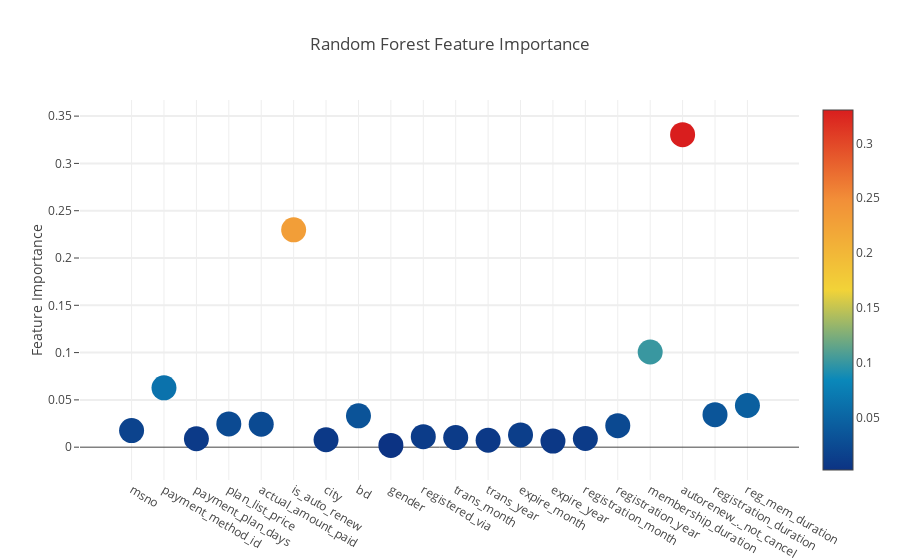
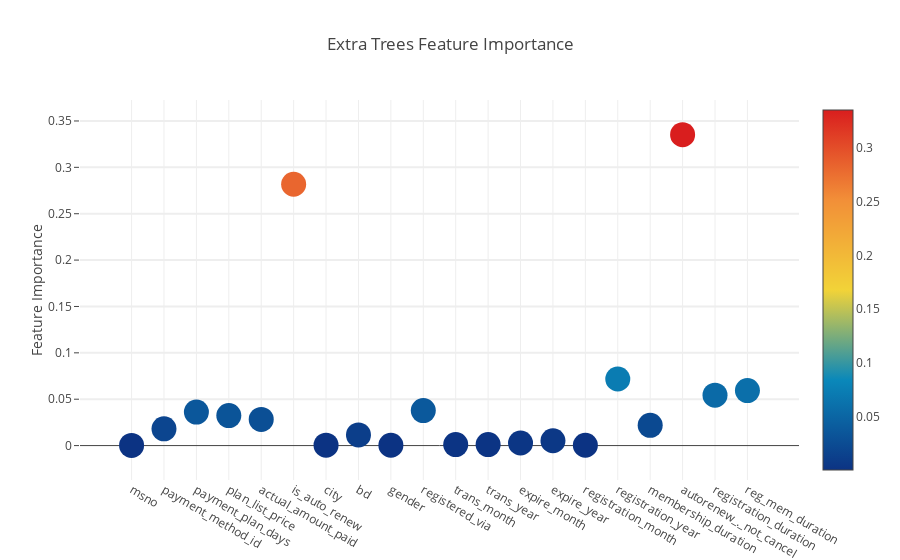
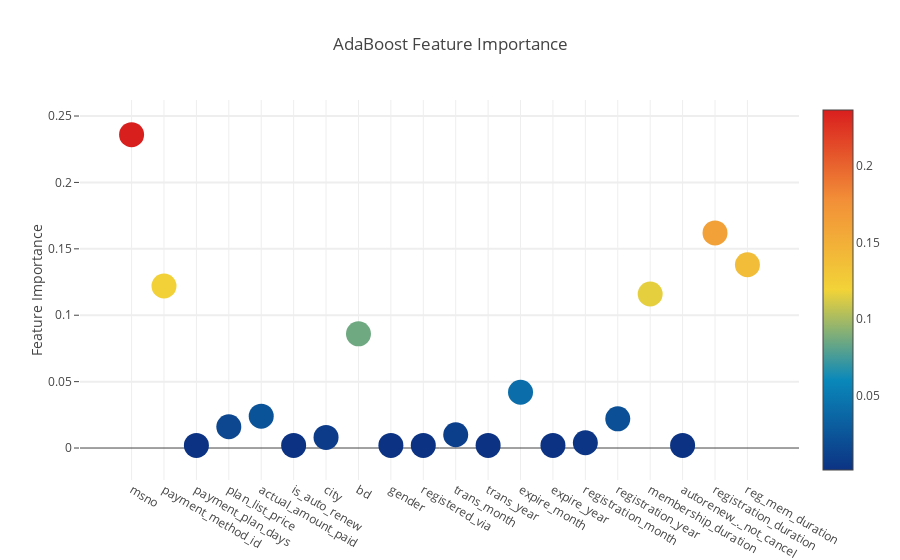
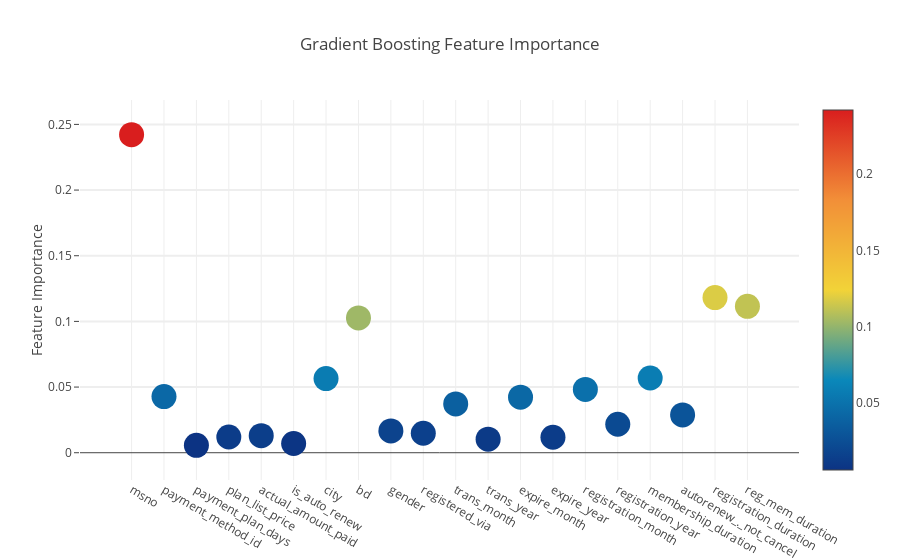

Write notebook code for charts like these, in order.
### Code cell
# Scatter plot 
trace = go.Scatter(
    y = feature_dataframe['Random Forest feature importances'].values,
    x = feature_dataframe['features'].values,
    mode='markers',
    marker=dict(
        sizemode = 'diameter',
        sizeref = 1,
        size = 25,
#       size= feature_dataframe['AdaBoost feature importances'].values,
        #color = np.random.randn(500), #set color equal to a variable
        color = feature_dataframe['Random Forest feature importances'].values,
        colorscale='Portland',
        showscale=True
    ),
    text = feature_dataframe['features'].values
)
data = [trace]

layout= go.Layout(
    autosize= True,
    title= 'Random Forest Feature Importance',
    hovermode= 'closest',
#     xaxis= dict(
#         title= 'Pop',
#         ticklen= 5,
#         zeroline= False,
#         gridwidth= 2,
#     ),
    yaxis=dict(
        title= 'Feature Importance',
        ticklen= 5,
        gridwidth= 2
    ),
    showlegend= False
)
fig = go.Figure(data=data, layout=layout)
py.iplot(fig,filename='scatter2010')

# Scatter plot 
trace = go.Scatter(
    y = feature_dataframe['Extra Trees  feature importances'].values,
    x = feature_dataframe['features'].values,
    mode='markers',
    marker=dict(
        sizemode = 'diameter',
        sizeref = 1,
        size = 25,
#       size= feature_dataframe['AdaBoost feature importances'].values,
        #color = np.random.randn(500), #set color equal to a variable
        color = feature_dataframe['Extra Trees  feature importances'].values,
        colorscale='Portland',
        showscale=True
    ),
    text = feature_dataframe['features'].values
)
data = [trace]

layout= go.Layout(
    autosize= True,
    title= 'Extra Trees Feature Importance',
    hovermode= 'closest',
#     xaxis= dict(
#         title= 'Pop',
#         ticklen= 5,
#         zeroline= False,
#         gridwidth= 2,
#     ),
    yaxis=dict(
        title= 'Feature Importance',
        ticklen= 5,
        gridwidth= 2
    ),
    showlegend= False
)
fig = go.Figure(data=data, layout=layout)
py.iplot(fig,filename='scatter2010')

# Scatter plot 
trace = go.Scatter(
    y = feature_dataframe['AdaBoost feature importances'].values,
    x = feature_dataframe['features'].values,
    mode='markers',
    marker=dict(
        sizemode = 'diameter',
        sizeref = 1,
        size = 25,
#       size= feature_dataframe['AdaBoost feature importances'].values,
        #color = np.random.randn(500), #set color equal to a variable
        color = feature_dataframe['AdaBoost feature importances'].values,
        colorscale='Portland',
        showscale=True
    ),
    text = feature_dataframe['features'].values
)
data = [trace]

layout= go.Layout(
    autosize= True,
    title= 'AdaBoost Feature Importance',
    hovermode= 'closest',
#     xaxis= dict(
#         title= 'Pop',
#         ticklen= 5,
#         zeroline= False,
#         gridwidth= 2,
#     ),
    yaxis=dict(
        title= 'Feature Importance',
        ticklen= 5,
        gridwidth= 2
    ),
    showlegend= False
)
fig = go.Figure(data=data, layout=layout)
py.iplot(fig,filename='scatter2010')

# Scatter plot 
trace = go.Scatter(
    y = feature_dataframe['Gradient Boost feature importances'].values,
    x = feature_dataframe['features'].values,
    mode='markers',
    marker=dict(
        sizemode = 'diameter',
        sizeref = 1,
        size = 25,
#       size= feature_dataframe['AdaBoost feature importances'].values,
        #color = np.random.randn(500), #set color equal to a variable
        color = feature_dataframe['Gradient Boost feature importances'].values,
        colorscale='Portland',
        showscale=True
    ),
    text = feature_dataframe['features'].values
)
data = [trace]

layout= go.Layout(
    autosize= True,
    title= 'Gradient Boosting Feature Importance',
    hovermode= 'closest',
#     xaxis= dict(
#         title= 'Pop',
#         ticklen= 5,
#         zeroline= False,
#         gridwidth= 2,
#     ),
    yaxis=dict(
        title= 'Feature Importance',
        ticklen= 5,
        gridwidth= 2
    ),
    showlegend= False
)
fig = go.Figure(data=data, layout=layout)
py.iplot(fig,filename='scatter2010')

### Figure 1 — Plotly figure (JSON) as saved in the notebook; plotly's stock layout.template omitted (floating-point values rounded to 4 significant figures)
{"data": [{"marker": {"color": [0.01757, 0.06273, 0.00888, 0.0246, 0.02426, 0.2298, 0.007879, 0.03311, 0.001913, 0.01109, 0.01011, 0.007303, 0.01296, 0.006446, 0.009184, 0.02272, 0.1006, 0.3304, 0.03434, 0.04407], "colorscale": "Portland", "showscale": true, "size": 25, "sizemode": "diameter", "sizeref": 1}, "mode": "markers", "text": ["msno", "payment_method_id", "payment_plan_days", "plan_list_price", "actual_amount_paid", "is_auto_renew", "city", "bd", "gender", "registered_via", "trans_month", "trans_year", "expire_month", "expire_year", "registration_month", "registration_year", "membership_duration", "autorenew_._not_cancel", "registration_duration", "reg_mem_duration"], "type": "scatter", "x": ["msno", "payment_method_id", "payment_plan_days", "plan_list_price", "actual_amount_paid", "is_auto_renew", "city", "bd", "gender", "registered_via", "trans_month", "trans_year", "expire_month", "expire_year", "registration_month", "registration_year", "membership_duration", "autorenew_._not_cancel", "registration_duration", "reg_mem_duration"], "y": [0.01757, 0.06273, 0.00888, 0.0246, 0.02426, 0.2298, 0.007879, 0.03311, 0.001913, 0.01109, 0.01011, 0.007303, 0.01296, 0.006446, 0.009184, 0.02272, 0.1006, 0.3304, 0.03434, 0.04407]}], "layout": {"autosize": true, "hovermode": "closest", "showlegend": false, "title": "Random Forest Feature Importance", "yaxis": {"gridwidth": 2, "ticklen": 5, "title": "Feature Importance"}}}

### Figure 2 — Plotly figure (JSON) as saved in the notebook; plotly's stock layout.template omitted (floating-point values rounded to 4 significant figures)
{"data": [{"marker": {"color": [0.0002285, 0.01808, 0.03613, 0.03239, 0.02818, 0.2818, 0.000418, 0.01146, 0.0003612, 0.03777, 0.001074, 0.001112, 0.002823, 0.005225, 0.0003762, 0.07177, 0.02185, 0.3353, 0.05432, 0.05934], "colorscale": "Portland", "showscale": true, "size": 25, "sizemode": "diameter", "sizeref": 1}, "mode": "markers", "text": ["msno", "payment_method_id", "payment_plan_days", "plan_list_price", "actual_amount_paid", "is_auto_renew", "city", "bd", "gender", "registered_via", "trans_month", "trans_year", "expire_month", "expire_year", "registration_month", "registration_year", "membership_duration", "autorenew_._not_cancel", "registration_duration", "reg_mem_duration"], "type": "scatter", "x": ["msno", "payment_method_id", "payment_plan_days", "plan_list_price", "actual_amount_paid", "is_auto_renew", "city", "bd", "gender", "registered_via", "trans_month", "trans_year", "expire_month", "expire_year", "registration_month", "registration_year", "membership_duration", "autorenew_._not_cancel", "registration_duration", "reg_mem_duration"], "y": [0.0002285, 0.01808, 0.03613, 0.03239, 0.02818, 0.2818, 0.000418, 0.01146, 0.0003612, 0.03777, 0.001074, 0.001112, 0.002823, 0.005225, 0.0003762, 0.07177, 0.02185, 0.3353, 0.05432, 0.05934]}], "layout": {"autosize": true, "hovermode": "closest", "showlegend": false, "title": "Extra Trees Feature Importance", "yaxis": {"gridwidth": 2, "ticklen": 5, "title": "Feature Importance"}}}

### Figure 3 — Plotly figure (JSON) as saved in the notebook; plotly's stock layout.template omitted (floating-point values rounded to 4 significant figures)
{"data": [{"marker": {"color": [0.236, 0.122, 0.002, 0.016, 0.024, 0.002, 0.008, 0.086, 0.002, 0.002, 0.01, 0.002, 0.042, 0.002, 0.004, 0.022, 0.116, 0.002, 0.162, 0.138], "colorscale": "Portland", "showscale": true, "size": 25, "sizemode": "diameter", "sizeref": 1}, "mode": "markers", "text": ["msno", "payment_method_id", "payment_plan_days", "plan_list_price", "actual_amount_paid", "is_auto_renew", "city", "bd", "gender", "registered_via", "trans_month", "trans_year", "expire_month", "expire_year", "registration_month", "registration_year", "membership_duration", "autorenew_._not_cancel", "registration_duration", "reg_mem_duration"], "type": "scatter", "x": ["msno", "payment_method_id", "payment_plan_days", "plan_list_price", "actual_amount_paid", "is_auto_renew", "city", "bd", "gender", "registered_via", "trans_month", "trans_year", "expire_month", "expire_year", "registration_month", "registration_year", "membership_duration", "autorenew_._not_cancel", "registration_duration", "reg_mem_duration"], "y": [0.236, 0.122, 0.002, 0.016, 0.024, 0.002, 0.008, 0.086, 0.002, 0.002, 0.01, 0.002, 0.042, 0.002, 0.004, 0.022, 0.116, 0.002, 0.162, 0.138]}], "layout": {"autosize": true, "hovermode": "closest", "showlegend": false, "title": "AdaBoost Feature Importance", "yaxis": {"gridwidth": 2, "ticklen": 5, "title": "Feature Importance"}}}

### Figure 4 — Plotly figure (JSON) as saved in the notebook; plotly's stock layout.template omitted (floating-point values rounded to 4 significant figures)
{"data": [{"marker": {"color": [0.2422, 0.04277, 0.005602, 0.01197, 0.013, 0.007039, 0.05644, 0.1027, 0.0166, 0.01486, 0.03719, 0.01029, 0.04231, 0.01177, 0.04818, 0.02169, 0.05692, 0.02882, 0.1182, 0.1115], "colorscale": "Portland", "showscale": true, "size": 25, "sizemode": "diameter", "sizeref": 1}, "mode": "markers", "text": ["msno", "payment_method_id", "payment_plan_days", "plan_list_price", "actual_amount_paid", "is_auto_renew", "city", "bd", "gender", "registered_via", "trans_month", "trans_year", "expire_month", "expire_year", "registration_month", "registration_year", "membership_duration", "autorenew_._not_cancel", "registration_duration", "reg_mem_duration"], "type": "scatter", "x": ["msno", "payment_method_id", "payment_plan_days", "plan_list_price", "actual_amount_paid", "is_auto_renew", "city", "bd", "gender", "registered_via", "trans_month", "trans_year", "expire_month", "expire_year", "registration_month", "registration_year", "membership_duration", "autorenew_._not_cancel", "registration_duration", "reg_mem_duration"], "y": [0.2422, 0.04277, 0.005602, 0.01197, 0.013, 0.007039, 0.05644, 0.1027, 0.0166, 0.01486, 0.03719, 0.01029, 0.04231, 0.01177, 0.04818, 0.02169, 0.05692, 0.02882, 0.1182, 0.1115]}], "layout": {"autosize": true, "hovermode": "closest", "showlegend": false, "title": "Gradient Boosting Feature Importance", "yaxis": {"gridwidth": 2, "ticklen": 5, "title": "Feature Importance"}}}
